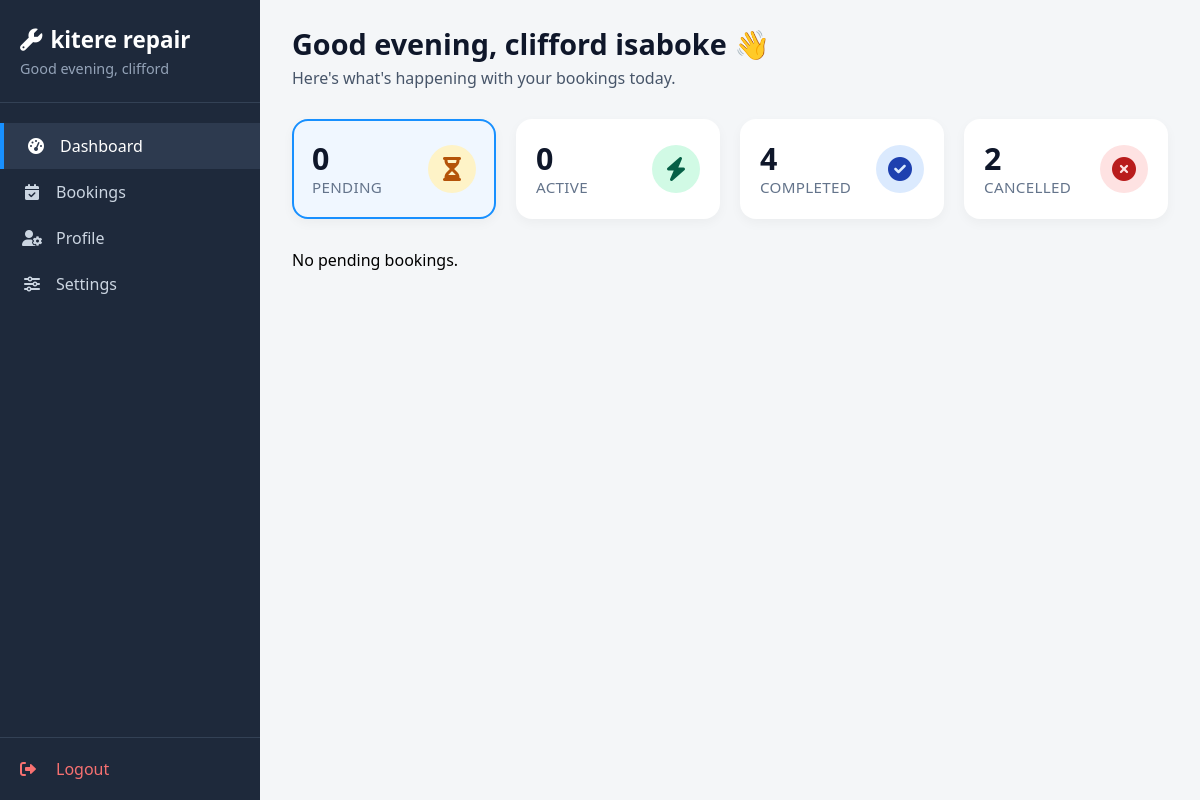
Screenshot of /dashboard/mechanic_dashboard.php (signed in) with the database file from the repository.
### tables this page shows
CREATE TABLE `mechanics` (
  `id` int(11) NOT NULL,
  `user_id` int(11) NOT NULL,
  `garage_name` varchar(255) NOT NULL,
  `experience` int(11) NOT NULL,
  `certifications` text DEFAULT NULL,
  `vehicle_types` text NOT NULL,
  `services_offered` text NOT NULL,
  `latitude` decimal(9,6) NOT NULL,
  `longitude` decimal(9,6) NOT NULL,
  `availability` tinyint(1) DEFAULT 1,
  `created_at` datetime DEFAULT current_timestamp(),
  `service_ids` longtext DEFAULT NULL CHECK (json_valid(`service_ids`))
);

CREATE TABLE `users` (
  `id` int(11) NOT NULL,
  `full_name` varchar(255) NOT NULL,
  `email` varchar(255) NOT NULL,
  `password` varchar(255) NOT NULL,
  `phone` varchar(20) NOT NULL,
  `role` enum('driver','mechanic','pending') DEFAULT 'pending',
  `profile_completed` tinyint(1) DEFAULT 0,
  `created_at` datetime DEFAULT current_timestamp()
);

### dashboard/mechanic_dashboard.php (the view, shortened to what this page needs)
<?php
require_once($_SERVER['DOCUMENT_ROOT'] . "/mechanics_tracer/forms/config.php");
$user_id = $_SESSION['user_id'];
$stmt = $conn->prepare("
    SELECT m.*, u.full_name AS mechanic_name
    FROM mechanics m
    JOIN users u ON m.user_id = u.id
    WHERE m.user_id = ?
");
$stmt->bind_param("i", $user_id);
$stmt->execute();
$result = $stmt->get_result();
$mechanic = $result->fetch_assoc();
$mechanic_id = $mechanic['id'];
$mechanic_lat = $mechanic['latitude'];
$mechanic_lng = $mechanic['longitude'];
$mechanic_name = $mechanic['mechanic_name'] ?? $mechanic['garage_name'];
$stmt = $conn->prepare("
    SELECT b.*, d.vehicle_type AS driver_vehicle_type, d.vehicle_make AS driver_vehicle_make, d.vehicle_model AS driver_vehicle_model, d.vehicle_year AS driver_vehicle_year, u.full_name AS driver_name
    FROM bookings b
    JOIN drivers d ON b.driver_id = d.id
    JOIN users u ON d.user_id = u.id
    WHERE b.mechanic_id = ?
    ORDER BY b.created_at DESC
");
$stmt->bind_param("i", $mechanic_id);
$stmt->execute();
$result = $stmt->get_result();
$bookings = $result->fetch_all(MYSQLI_ASSOC);
$pending = $active = $completed = $cancelled = [];
foreach($bookings as $b){
    switch($b['booking_status']){
        case 'completed':  $completed[] = $b; break;
        case 'cancelled':  $cancelled[] = $b; break;
    }
}
$pendingCount = count($pending);
$activeCount = count($active);
$completedCount = count($completed);
$cancelledCount = count($cancelled);
$hour = date('H');
if($hour < 12) $greeting = "Good morning";
elseif($hour < 18) $greeting = "Good afternoon";
else $greeting = "Good evening";
?>
<!DOCTYPE html>
<html lang="en">
<head>
    <link rel="stylesheet" href="https://unpkg.com/leaflet/dist/leaflet.css"/>
    <link rel="stylesheet" href="https://cdnjs.cloudflare.com/ajax/libs/font-awesome/6.0.0-beta3/css/all.min.css">
</head>
<body>
<div class="app-wrapper">
    <aside class="sidebar" id="sidebar">
        <div class="sidebar-header">
            <h2><i class="fas fa-wrench" style="margin-right: 8px;"></i><?php echo htmlspecialchars($mechanic['garage_name']); ?></h2>
            <p><?php echo htmlspecialchars($greeting . ', ' . explode(' ', $mechanic_name)[0]); ?></p>
        </div>
        <nav class="nav-links">
            <a href="#" class="active"><i class="fas fa-tachometer-alt"></i> Dashboard</a>
            <a href="bookings.php"><i class="fas fa-calendar-check"></i> Bookings</a>
            <a href="profile.php"><i class="fas fa-user-cog"></i> Profile</a>
            <a href="settings.php"><i class="fas fa-sliders-h"></i> Settings</a>
        </nav>
        <div class="sidebar-footer">
            <a href="/mechanics_tracer/forms/auth/logout.php"><i class="fas fa-sign-out-alt"></i> Logout</a>
        </div>
    </aside>
    <main class="main-content">
        <div class="top-bar">
            <div class="greeting">
                <h1><?php echo $greeting; ?>, <?php echo htmlspecialchars($mechanic_name); ?> 👋</h1>
                <p>Here's what's happening with your bookings today.</p>
            </div>
        </div>
        <div class="stats-cards">
            <div class="card pending <?php echo ($pendingCount > 0 ? 'active' : ''); ?>" id="card-pending" onclick="showCardTab('pending')">
                <div class="card-left">
                    <h3><?php echo $pendingCount; ?></h3>
                    <p>Pending</p>
                </div>
                <div class="card-right"><i class="fas fa-hourglass-half"></i></div>
            </div>
            <div class="card active-status" id="card-active" onclick="showCardTab('active')">
                <div class="card-left">
                    <h3><?php echo $activeCount; ?></h3>
                    <p>Active</p>
                </div>
                <div class="card-right"><i class="fas fa-bolt"></i></div>
            </div>
            <div class="card completed" id="card-completed" onclick="showCardTab('completed')">
                <div class="card-left">
                    <h3><?php echo $completedCount; ?></h3>
                    <p>Completed</p>
                </div>
                <div class="card-right"><i class="fas fa-check-circle"></i></div>
            </div>
            <div class="card cancelled" id="card-cancelled" onclick="showCardTab('cancelled')">
                <div class="card-left">
                    <h3><?php echo $cancelledCount; ?></h3>
                    <p>Cancelled</p>
                </div>
                <div class="card-right"><i class="fas fa-times-circle"></i></div>
            </div>
        </div>
        <div id="pending" class="booking-section">
            <?php
            if(empty($pending)) echo "<p>No pending bookings.</p>";
            else renderBooking($pending, $mechanic_lat, $mechanic_lng);
            ?>
        </div>
    </main>
</div>
</body>
</html>

### dashboard/mechanic_dashboard.php (style rules this page uses)
* { margin: 0; padding: 0; box-sizing: border-box; font-family: 'Segoe UI', Tahoma, Geneva, Verdana, sans-serif; }
body { background: #f4f6f8; display: flex; flex-direction: column; min-height: 100vh; }
.app-wrapper { display: flex; flex: 1; }
.sidebar { width: 260px; background: #1e293b; color: #e2e8f0; display: flex; flex-direction: column; transition: transform 0.3s ease; position: sticky; top: 0; height: 100vh; overflow-y: auto; }
.sidebar-header { padding: 24px 20px; border-bottom: 1px solid #334155; }
.sidebar-header h2 { font-size: 1.4rem; font-weight: 600; color: white; margin-bottom: 4px; }
.sidebar-header p { font-size: 0.9rem; color: #94a3b8; }
.nav-links { flex: 1; padding: 20px 0; }
.nav-links a { display: flex; align-items: center; gap: 12px; padding: 12px 20px; color: #cbd5e1; text-decoration: none; font-size: 1rem; transition: 0.2s; }
.nav-links a i { width: 24px; text-align: center; }
.nav-links a:hover, .nav-links a.active { background: #2d3a4f; color: white; border-left: 4px solid #1890ff; }
.sidebar-footer { padding: 20px; border-top: 1px solid #334155; }
.sidebar-footer a { display: flex; align-items: center; gap: 12px; color: #f87171; text-decoration: none; font-weight: 500; }
.sidebar-footer a i { width: 24px; }
.main-content { flex: 1; padding: 24px 32px; overflow-y: auto; max-width: 1400px; margin: 0 auto; width: 100%; }
.top-bar { display: flex; align-items: center; justify-content: space-between; margin-bottom: 30px; flex-wrap: wrap; gap: 15px; }
.greeting h1 { font-size: 1.8rem; color: #0f172a; font-weight: 600; }
.greeting p { color: #475569; margin-top: 4px; font-size: 1rem; }
.stats-cards { display: grid; grid-template-columns: repeat(4, 1fr); gap: 20px; margin-bottom: 30px; }
.card { background: white; border-radius: 16px; padding: 20px 18px; box-shadow: 0 4px 12px rgba(0,0,0,0.04); display: flex; align-items: center; justify-content: space-between; transition: all 0.2s; cursor: pointer; border: 2px solid transparent; }
.card.active { border-color: #1890ff; background: #f0f7ff; }
.card-left h3 { font-size: 1.9rem; font-weight: 700; color: #0f172a; line-height: 1.2; }
.card-left p { color: #64748b; font-weight: 500; font-size: 0.95rem; text-transform: uppercase; letter-spacing: 0.3px; }
.card-right { width: 48px; height: 48px; border-radius: 50%; display: flex; align-items: center; justify-content: center; font-size: 1.5rem; }
.card.pending .card-right { background: #fef3c7; color: #b45309; }
.card.active-status .card-right { background: #d1fae5; color: #065f46; }
.card.completed .card-right { background: #dbeafe; color: #1e40af; }
.card.cancelled .card-right { background: #fee2e2; color: #b91c1c; }

### rows the page displays
mechanics: garage_name "kitere repair", user.full_name "Good evening, clifford", user.full_name "clifford isaboke"

### other values shown
$greeting "Good evening"
$pendingCount "0"
$activeCount "0"
$completedCount "4"
$cancelledCount "2"
